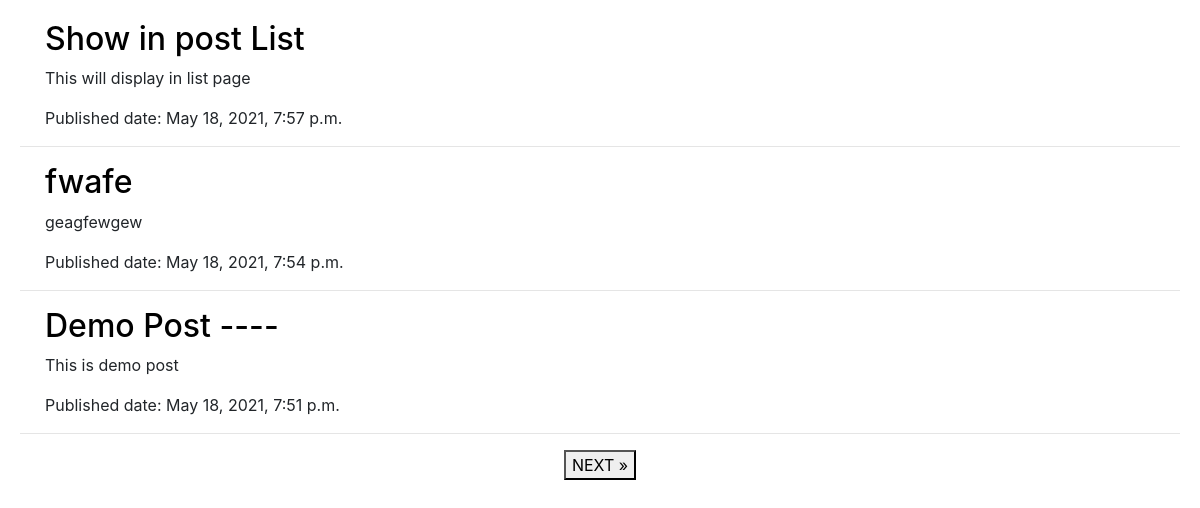
Screenshot of /blog/ with the database file from the repository.
### blog/models.py (models this page shows, shortened)
class Post(models.Model):
    author = models.ForeignKey(settings.AUTH_USER_MODEL, on_delete=models.CASCADE)
    title = models.CharField(max_length=200)
    text = models.TextField()
    created_date = models.DateTimeField(default=timezone.now)
    published_date = models.DateTimeField(blank=True, null=True)
    class Meta:
        ordering = ['-id']

### blog/views.py (the view)
# urls.py: path('', views.post_list, name='post_list'),
def post_list(request):
    posts = Post.objects.all()
    paginator = Paginator(posts, 3)
    page = request.GET.get('page')
    try:
        posts = paginator.page(page)
    except PageNotAnInteger:
        posts = paginator.page(1)
    return render(request, 'post_list.html', {'page':page, 'posts':posts})

### blog/templates/post_list.html (shortened to what this page needs)
{% extends 'base.html' %}
    {% block body %}
        {% for post in posts %}
        <article class="container">
            <h2><a href="{% url 'post_detail' pk=post.pk %}">{{ post.title }}</a></h2>
            <p>{{ post.text }}</p>
            <time>Published date: {{post.published_date}}</time>
        </article>
        <hr>
        {% endfor %}
    {% if posts.has_other_pages %}
        <ul class="pagination justify-content-center">
            {% if posts.has_next %}
            <button><a href="?page={{ posts.next_page_number }}">NEXT &raquo;</a></button>
            {% endif %}
        </ul>
    {% endif %}
{% endblock %}

### blog/templates/base.html (shortened to what this page needs)
{% load static %}
<!DOCTYPE html>
<html>
<head>
<link rel="stylesheet" href="https://stackpath.bootstrapcdn.com/bootstrap/4.4.1/css/bootstrap.min.css">
<link rel="stylesheet" href="{% static 'css/blog.css' %}">
</head>
<body>
    {% block body %}
    {% endblock %}
</body>
</html>

### blog/static/css/blog.css (style rules this page uses)
h2, a { color: black; }
body { padding: 20px; }

### rows the page displays
Post: title "Show in post List", text "This will display in list page", published_date "May 18, 2021, 7:57 p.m."
Post: title "fwafe", text "geagfewgew", published_date "May 18, 2021, 7:54 p.m."
Post: title "Demo Post ----", text "This is demo post", published_date "May 18, 2021, 7:51 p.m."
